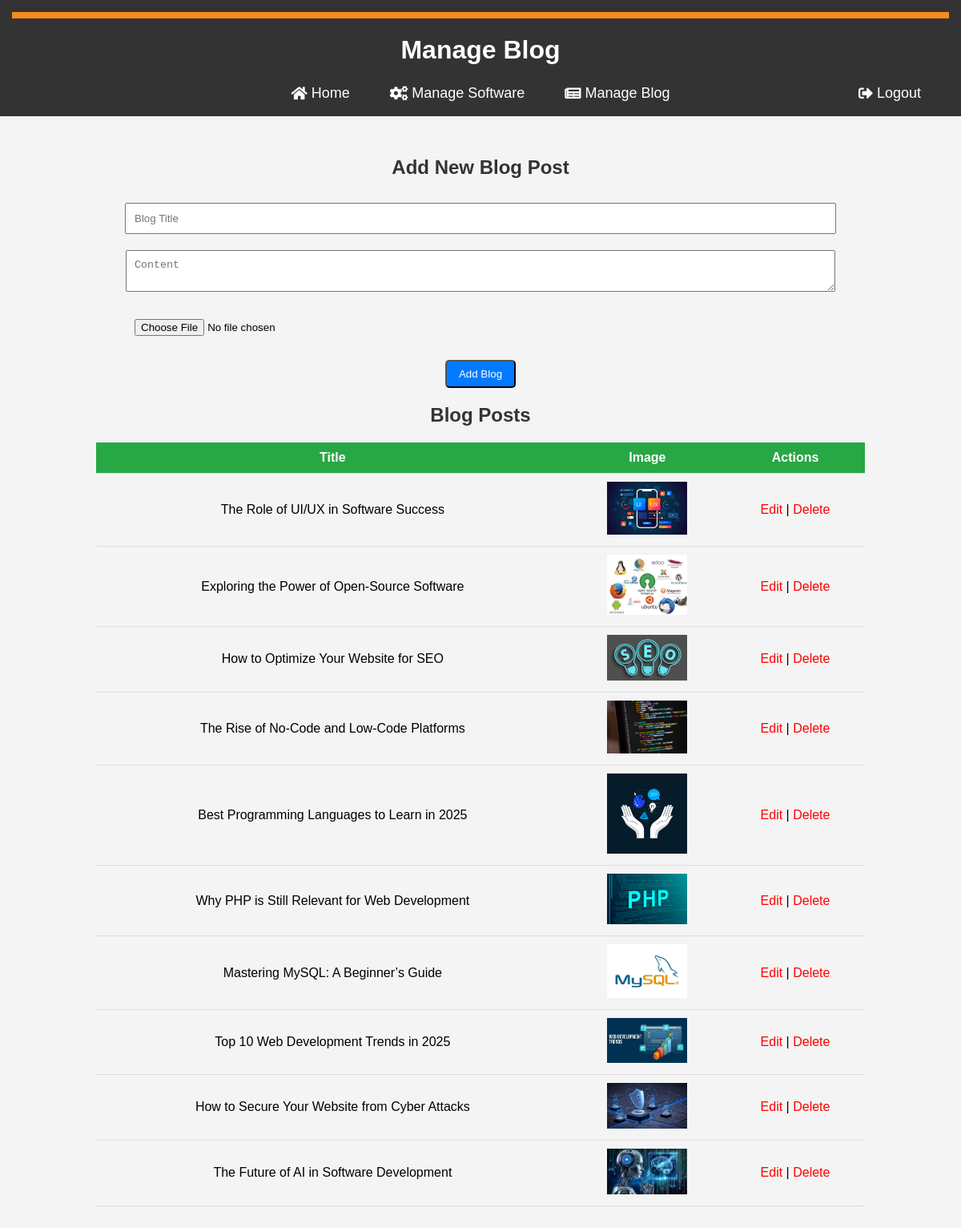
/admin/manage_blog.php (signed in), run on the app's committed database.
### tables this page shows
CREATE TABLE `blogs` (
  `id` int(11) NOT NULL,
  `title` varchar(255) NOT NULL,
  `content` text NOT NULL,
  `image` varchar(255) DEFAULT NULL,
  `created_at` timestamp NOT NULL DEFAULT current_timestamp()
);

### admin/manage_blog.php (the view, shortened to what this page needs)
<?php
include '../config.php';
$sql = "SELECT * FROM blogs ORDER BY created_at DESC";
$result = $conn->query($sql);
?>
<!DOCTYPE html>
<html lang="en">
<head>
    <link rel="stylesheet" href="../css/style.css">
    <link href="https://cdnjs.cloudflare.com/ajax/libs/font-awesome/5.15.4/css/all.min.css" rel="stylesheet">
</head>
<body>
<header>
    <div style="width: 100%; height: 1vh; background-color: #F68B1F;"></div>
    <h1>Manage Blog</h1>
    <nav>
        <a href="admin_dashboard.php"><i class="fas fa-home"></i> Home</a>
        <a href="manage_software.php" ><i class="fas fa-cogs"></i> Manage Software</a>
        <a href="manage_blog.php"><i class="fas fa-newspaper"></i> Manage Blog</a>
        <a href="admin_logout.php" class="logout"><i class="fas fa-sign-out-alt"></i> Logout</a>
    </nav>
</header>
<div class="admin-container">
    <h2>Add New Blog Post</h2>
    <form action="add_blog.php" method="POST" enctype="multipart/form-data">
        <input type="text" name="title" placeholder="Blog Title" required>
        <textarea name="content" placeholder="Content" required></textarea>
        <input type="file" name="image" required> <br>
        <button type="submit" class="buy-btn">Add Blog</button>
    </form>
    <h2>Blog Posts</h2>
    <table>
        <tr>
            <th>Title</th>
            <th>Image</th>
            <th>Actions</th>
        </tr>
        <?php while ($row = $result->fetch_assoc()): ?>
        <tr>
            <td><?php echo htmlspecialchars($row['title']); ?></td>
            <td><img src="../contents/<?php echo $row['image']; ?>" width="100"></td>
            <td>
                <a href="edit_blog.php?id=<?php echo $row['id']; ?>">Edit</a> |
                <a href="manage_blog.php?delete=<?php echo $row['id']; ?>" onclick="return confirm('Are you sure?');">Delete</a>
            </td>
        </tr>
        <?php endwhile; ?>
    </table>
</div>
</body>
</html>

### css/style.css (style rules this page uses)
body { font-family: Arial, sans-serif; margin: 0; padding: 0; background-color: #f4f4f4; }
header { background: #333; color: white; padding: 15px; text-align: center; }
nav a { color: white; margin: 0 15px; text-decoration: none; }
h2 { text-align: center; color: #333; }
.buy-btn, .read-more { display: inline-block; padding: 8px 15px; margin-top: 10px; background: #007bff; color: white; text-decoration: none; border-radius: 5px; }
.admin-container { text-align: center; margin-top: 50px; }
.admin-container { width: 80%; margin: 50px auto; text-align: center; }
form input, form textarea { width: 90%; padding: 10px; margin: 10px 0; }
table { width: 100%; border-collapse: collapse; }
th, td { padding: 10px; border-bottom: 1px solid #ddd; }
th { background: #007bff; color: white; }
a { color: red; text-decoration: none; }
th { background: #28a745; color: white; }
nav { display: flex; justify-content: center; gap: 20px; margin-top: 10px; }

### admin/manage_blog.php (style rules this page uses)
nav { background: #333; padding: 3px 6px; display: flex; justify-content: center; align-items: center; position: relative; }
nav a { color: white; text-decoration: none; font-size: 18px; display: inline-flex; align-items: center; gap: 5px; }
.logout { position: absolute; right: 20px; }

### data on the page
blogs: title "The Role of UI/UX in Software Success", image (picture)
blogs: title "Exploring the Power of Open-Source Software", image (picture)
blogs: title "How to Optimize Your Website for SEO", image (picture)
blogs: title "The Rise of No-Code and Low-Code Platforms", image (picture)
blogs: title "Best Programming Languages to Learn in 2025", image (picture)
blogs: title "Why PHP is Still Relevant for Web Development", image (picture)
blogs: title "Mastering MySQL: A Beginner’s Guide", image (picture)
blogs: title "Top 10 Web Development Trends in 2025", image (picture)
blogs: title "How to Secure Your Website from Cyber Attacks", image (picture)
blogs: title "The Future of AI in Software Development", image (picture)
